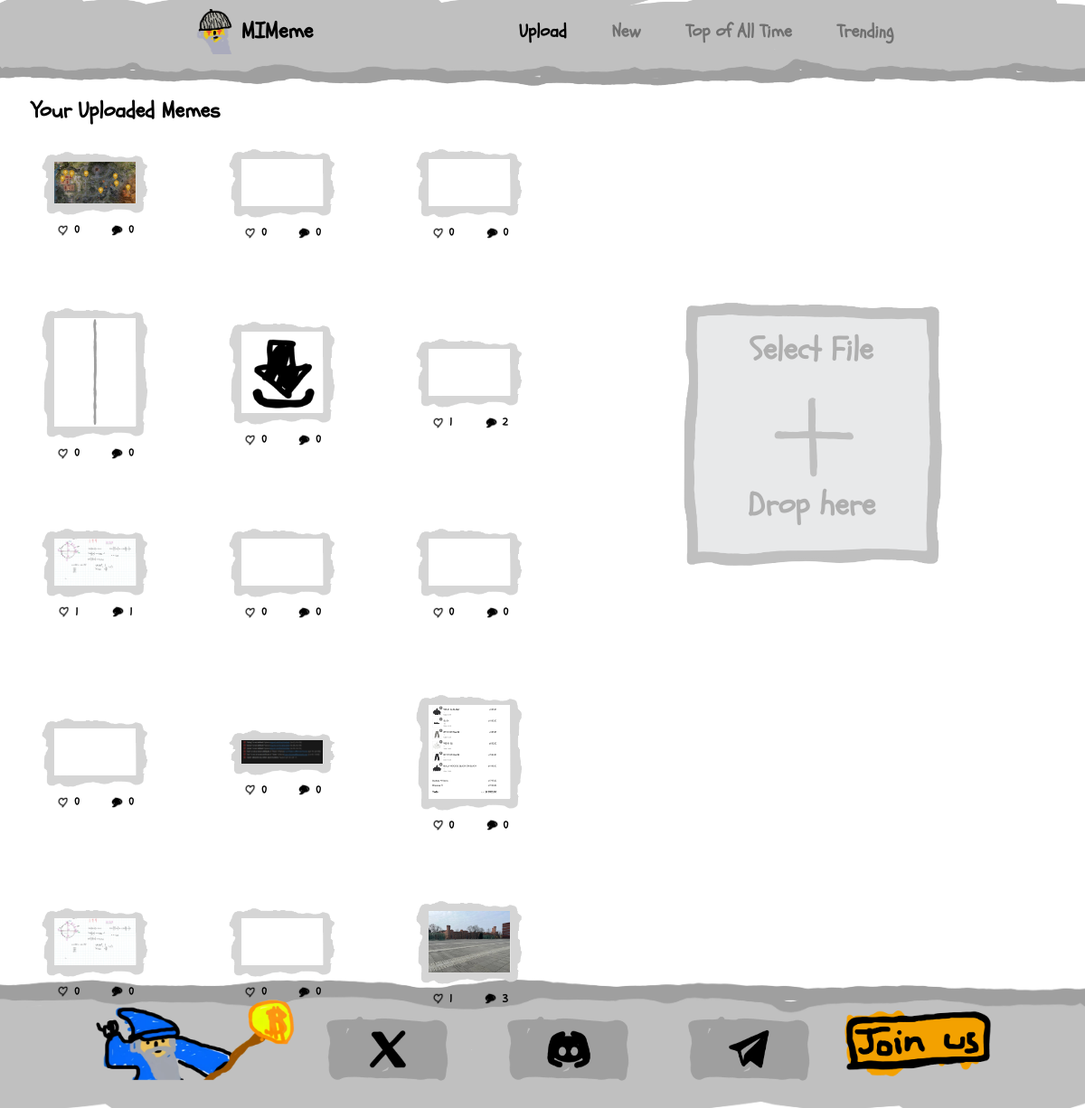
The page /upload/ (signed in) on the database its author committed.
### mim/models.py (models this page shows, shortened)
class MIM(models.Model):
    meme_id = models.AutoField(primary_key=True)
    user = models.ForeignKey(User, on_delete=models.CASCADE)
    file = models.FileField(upload_to='memes/')
    uploaded_at = models.DateTimeField(auto_now_add=True)
    likes = models.IntegerField(default=0)
    dislikes = models.IntegerField(default=0)
    description = models.TextField(blank=True, null=True)
    avatar = models.URLField(max_length=200, blank=True, null=True)

### mim/views.py (the view)
# urls.py: path('upload/', views.upload_meme, name='upload_meme'),
@login_required(login_url='/login/discord/')
def upload_meme(request):
    if request.method == 'POST':
        form = MIMForm(request.POST, request.FILES)
        if form.is_valid():
            meme = form.save(commit=False)
            meme.user = request.user
            try:
                social = request.user.social_auth.filter(provider='discord').first()
                if social:
                    discord_data = social.extra_data
                    user_id = discord_data.get('id')
                    avatar_hash = discord_data.get('avatar')
                    print(f"Discord data: {discord_data}")
                    if user_id and avatar_hash:
                        meme.avatar = f"https://cdn.discordapp.com/avatars/{user_id}/{avatar_hash}.png?size=128"
                    else:
                        meme.avatar = ''
                else:
                    print("No Discord social auth found for user")
                    meme.avatar = ''
            except Exception as e:
                print(f"Error fetching avatar: {e}")
                meme.avatar = ''
            meme.save()
            LastSubmission.objects.all().delete()
            LastSubmission.objects.create()
            return redirect('mim:memes')
    else:
        form = MIMForm()
    last_submit = LastSubmission.objects.first()
    cooldown = 1 * 5
    if last_submit:
        time_left = cooldown - (timezone.now() - last_submit.timestamp).total_seconds()
        time_left = max(0, int(time_left))
    else:
        time_left = 0
    user_meme_list = MIM.objects.filter(user=request.user).order_by('-uploaded_at') if request.user.is_authenticated else []
    return render(request, 'mim/upload.html', {'form': form, 'time_left': time_left, 'user_meme_list': user_meme_list})

### mim/templates/mim/upload.html (shortened to what this page needs)
{% extends "mim/base.html" %}
{% load static %}
{% block content %}
    <div class="page">
        <header class="header">
            <img src="../../../static/img/header.png" alt="" class="header-desgn">
            <nav class="nav nav-upload">
                <div class="logo-wrap">
                    <a href="{% url 'mim:memes' %}">
                        <img src="{% static 'img/like3.png' %}" alt="" class="logo-head">
                        <p>MIMeme</p>
                    </a>
                </div>
                <div class="tabs">
                    <p><a href="{% url 'mim:upload_meme' %}" style="font-weight: bold; color: black;">Upload</a></p>
                    <p><a href="{% url 'mim:memes' %}" style="font-weight: bold; color: #707070;">New</a></p>
                    <p><a href="{% url 'mim:top_memes' %}" style="color: #707070;">Top of All Time</a></p>
                    <p><a href="{% url 'mim:trending' %}" style="color: #707070;">Trending</a></p>
                </div>
            </nav>
        </header>
        <main class="main">
            <div class="upload-container">
                <div class="user-gallery">
                    <h2>Your Uploaded Memes</h2>
                    {% if user.is_authenticated and user_meme_list %}
                        <div class="gallery-grid">
                            {% for user_meme in user_meme_list %}
                                <div class="gallery-item">
                                    {% if user_meme.file.name|lower|slice:"-4:" == '.mp4' %}
                                        <a href="{% url 'mim:meme_detail' meme_id=user_meme.meme_id %}" class="meme-link upload-link">
                                            <video autoplay loop muted class="gallery-video">
                                                <source src="{{ user_meme.file.url }}" type="video/mp4">
                                            </video>
                                        </a>
                                    {% else %}
                                        <a href="{% url 'mim:meme_detail' meme_id=user_meme.meme_id %}" class="meme-link upload-link">
                                            <img src="{{ user_meme.file.url }}" alt="User Meme" class="gallery-image">
                                        </a>
                                    {% endif %}
                                    <div class="meme-info-stats">
                                        <span class="like-stats">
                                            <img src="{% static 'img/like.png' %}" alt="Likes" class="social like-icon" style="width: 15px; height: 15px;">
                                            {{ user_meme.likes }}
                                        </span>
                                        <span class="comment-stats">
                                            <img src="{% static 'img/comment.png' %}" alt="Comments" class="social" style="width: 15px; height: 15px;">
                                            {{ user_meme.comments.count }}
                                        </span>
                                    </div>
                                </div>
                            {% empty %}
                                <p>No memes uploaded yet.</p>
                            {% endfor %}
                        </div>
                    {% else %}
                        <p>Please <a href="{% url 'social:begin' 'discord' %}">connect your Discord</a> to see your uploaded memes.</p>
                    {% endif %}
                </div>
                <div class="upload-area">
                    <form method="post" enctype="multipart/form-data" id="upload-form">
                        <div class="drop-zone" id="drop-zone">
                            <div class="drop-zone-default" id="drop-zone-default">
                                <div class="text">
                                    <p class="text-1">Select File</p>
                                    <p class="text-2">Drop here</p>
                                </div>
                                <img src="{% static 'img/plus.png' %}" alt="Select File" class="drop-zone-icon-plus">
                            </div>
                        </div>
                    </form>
                </div>
            </div>
        </main>
        <footer class="footer">
            <nav class="footer-banners">
                <div class="wizard">
                    <img src="../../../static/img/wizard.png" alt="">
                </div>
                <div class="socials-footer">
                    <div class="social-footer"><img src="../../../static/img/x.png" alt=""></div>
                    <div class="social-footer"><img src="../../../static/img/discord.png" alt=""></div>
                    <div class="social-footer"><img src="../../../static/img/telegram.png" alt=""></div>
                </div>
                <div class="joinus">
                    <img src="../../../static/img/joinus.png" alt="">
                </div>
            </nav>
        </footer>
    </div>
{% endblock %}

### mim/templates/mim/base.html (shortened to what this page needs)
{% load static %}
<!DOCTYPE html>
<html lang="uk">
<head>
    <link rel="stylesheet" href="{% static 'css/styles.css' %}">
    <link rel="stylesheet" href="{% static 'css/upload.css' %}">
    <link rel="stylesheet" href="{% static 'css/comments.css' %}">
</head>
<body>
    {% block content %}
    {% endblock %}
</body>
</html>

### static/css/styles.css (style rules this page uses)
*, *::before, *::after { padding: 0; margin: 0; border: 0; box-sizing: border-box; }
body, h1, h2, h3, h4, p, ul[class], ol[class], li, figure, figcaption, blockquote, dl, dd { margin: 0; }
body { scroll-behavior: smooth; text-rendering: optimizeSpeed; line-height: 1.5; }
html, body { height: 100%; }
a:not([class]) { text-decoration-skip-ink: auto; }
img { max-width: 100%; display: block; }
body { font-family: 'main'; font-weight: 700; font-style: normal; }
a { text-decoration: none; color: black; }
.page { min-height: 100%; display: flex; flex-direction: column; }
.main { flex: 1 1 auto; display: flex; justify-content: center; width: 100%; min-height: 100vh; position: relative; }
.header { height: 70px; display: flex; width: 100%; align-items: center; position: relative; font-size: 20px; }
.header-desgn { position: absolute; left: 0; top: 0; width: 100%; height: 140%; z-index: -1; }
.footer { height: 150px; width: 100%; align-items: center; display: flex; padding: 0 100px; position: relative; overflow: hidden; }
footer::after { content: ''; position: absolute; top: 0; left: 0; width: 100%; height: 100%; background-image: url('../img/header.png'); background-size: cover; background-repeat: no-repeat; transform: rotate(180deg); z-index: -1; }
.footer-banners { display: flex; flex-direction: row; width: 100%; height: 100%; align-items: center; justify-content: center; }
.socials-footer { display: flex; flex-direction: row; align-items: center; justify-content: space-between; }
.social-footer { width: 200px; height: 80px; background-image: url('../img/socials-footer.png'); background-size: contain; background-position: center; background-clip: border-box; background-repeat: no-repeat; display: flex; align-items: center; justify-content: center; margin-top: 20px; }
.social-footer img { width: 50px; height: 50px; }
.joinus { max-width: 250px; }
.wizard { max-height: 99%; }
.nav { position: relative; display: flex; flex-direction: row; height: 100%; align-items: center; justify-content: space-between; width: 100%; padding: 0 30px; }
.logo-head { max-width: 50px; max-height: 50px; }
.logo-wrap a { font-size: 1.5rem; font-weight: 700; display: flex; flex-direction: row; gap: 5px; align-items: center; }
.tabs { display: flex; flex-direction: row; justify-content: center; gap: 50px; left: 0; top: 0; height: 100%; align-items: center; }
.meme-link { display: block; width: 100%; height: 100%; overflow: visible; position: relative; border: 20px solid transparent; border-image: url('../img/meme-frame-3.png') 71 69 72 72 stretch stretch; }
.meme-link video, .meme-link img { width: 100%; max-height: 400px; object-fit: contain; position: relative; z-index: 0; }
.social { width: 30px; height: 30px; }

### static/css/upload.css (style rules this page uses)
.nav-upload { justify-content: center; gap: 20%; }
.upload-container { display: flex; width: 100%; height: 100%; align-items: center; justify-content: space-between; flex-direction: row; max-width: 1200px; margin: 0 auto; padding: 20px; margin-bottom: 100px; }
.footer { margin-top: 100px; }
.gallery-grid { display: grid; grid-template-columns: repeat(auto-fill, minmax(150px, 1fr)); gap: 10%; position: relative; height: 100%; }
.gallery-item { width: 120px; height: 120px; align-items: center; justify-content: center; display: flex; flex-direction: column; margin: 10px; position: relative; }
.user-gallery { flex: 1; padding: 15px; }
.gallery-image, .gallery-video { max-width: 100%; max-height: 120px !important; }
.upload-area { flex: 1; display: flex; flex-direction: column; align-items: center; }
.drop-zone { width: 300px; height: 300px; display: flex; flex-direction: column; align-items: center; justify-content: center; cursor: pointer; position: relative; }
.upload-link { width: 130px; height: auto; position: relative; }
.meme-info-stats { display: flex; justify-content: space-around; width: 100%; font-size: 12px; }
.meme-info-stats .like-stats, .meme-info-stats .comment-stats { display: flex; align-items: center; gap: 5px; }
.text { position: absolute; width: 100%; height: 100%; left: 0; top: 0; display: flex; flex-direction: column; align-items: center; justify-content: center; gap: 40%; }
.text-1 { color: #afafaf; font-size: 35px; font-weight: 800; }
.text-2 { color: #afafaf; font-size: 35px; font-weight: 800; }

### rows shown on the page
MIM: file (picture), likes "0", comments.count "0"
MIM: likes "0", comments.count "0"
MIM: likes "0", comments.count "0"
MIM: file (picture), likes "0", comments.count "0"
MIM: file (picture), likes "0", comments.count "0"
MIM: likes "1", comments.count "2"
MIM: file (picture), likes "1", comments.count "1"
MIM: likes "0", comments.count "0"
MIM: likes "0", comments.count "0"
MIM: likes "0", comments.count "0"
MIM: file (picture), likes "0", comments.count "0"
MIM: file (picture), likes "0", comments.count "0"
MIM: file (picture), likes "0", comments.count "0"
MIM: likes "0", comments.count "0"
MIM: file (picture), likes "1", comments.count "3"
